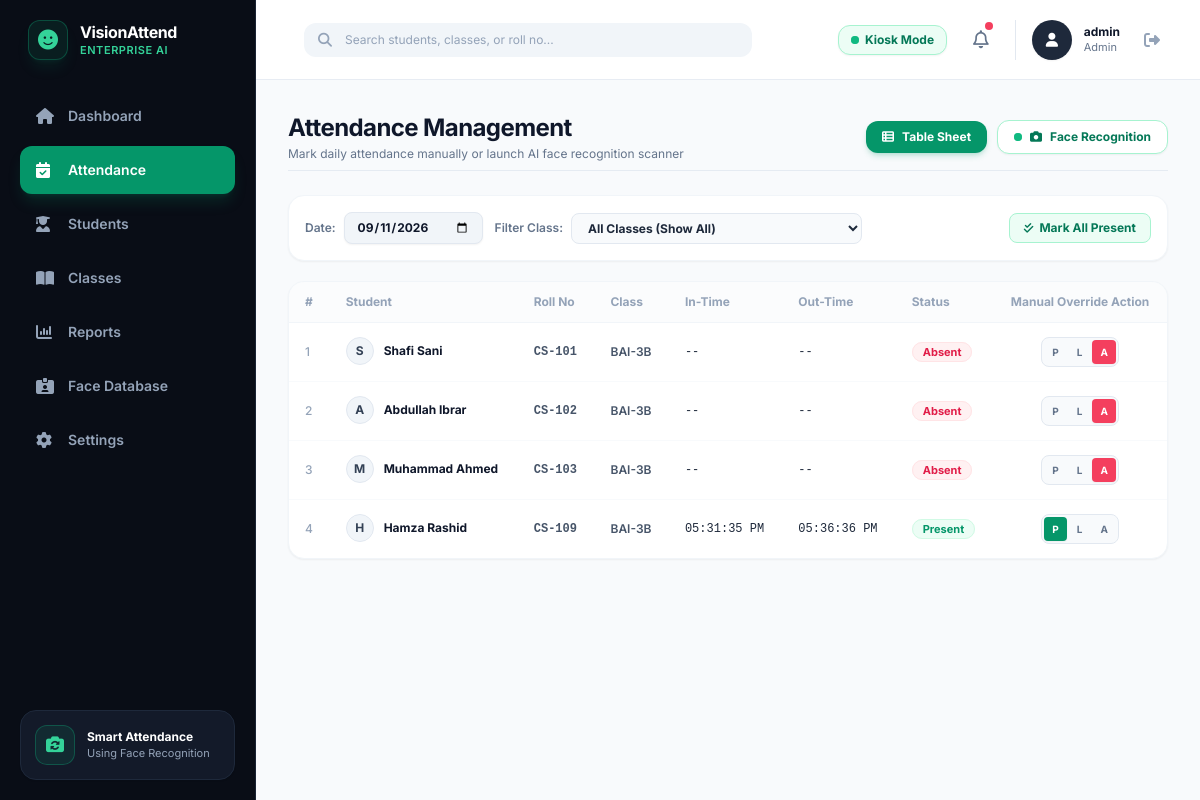
The app's page /attendance (signed in) with its own data.
### src/database.py (models this page shows, shortened)
class Student(db.Model):
    __tablename__ = 'students'
    id = db.Column(db.Integer, primary_key=True)
    student_id = db.Column(db.String(50), unique=True, nullable=False, index=True)  # e.g., "CS-001"
    name = db.Column(db.String(100), nullable=False)                                # e.g., "Ali Raza"
    department = db.Column(db.String(100), default="BCS - 1A")                      # Class / Department code
    email = db.Column(db.String(120), nullable=True)
    sample_image = db.Column(db.String(255), nullable=True)
    created_at = db.Column(db.DateTime, default=datetime.utcnow)
    attendances = db.relationship('Attendance', backref='student', lazy=True, cascade="all, delete-orphan")

class Attendance(db.Model):
    __tablename__ = 'attendance'
    id = db.Column(db.Integer, primary_key=True)
    student_id = db.Column(db.String(50), db.ForeignKey('students.student_id'), nullable=False, index=True)
    date = db.Column(db.Date, default=date.today, index=True)                       # e.g., 2026-09-09
    in_time = db.Column(db.String(20), nullable=True)                               # e.g., "10:22:15 AM"
    out_time = db.Column(db.String(20), nullable=True)                              # e.g., "01:30:10 PM"
    duration_minutes = db.Column(db.Integer, default=0)                             # Total duration in minutes
    status = db.Column(db.String(20), default="Present")                            # "Present", "Absent", "Late"
    verification_method = db.Column(db.String(50), default="Facial Recognition")
    created_at = db.Column(db.DateTime, default=datetime.utcnow)

### app.py (the view)
@app.route('/attendance')
@admin_required
def attendance():
    date_str = request.args.get('date', '').strip()
    selected_date = date.today()
    if date_str:
        try:
            selected_date = datetime.strptime(date_str, "%Y-%m-%d").date()
        except ValueError:
            pass
    all_students = Student.query.order_by(Student.student_id.asc()).all()
    all_classes = AcademicClass.query.order_by(AcademicClass.class_code.asc()).all()
    records = Attendance.query.filter_by(date=selected_date).all()
    rec_map = {r.student_id: r for r in records}
    student_attendance_list = []
    for s in all_students:
        att = rec_map.get(s.student_id)
        student_attendance_list.append({
            "student_id": s.student_id,
            "name": s.name,
            "department": s.department,
            "in_time": att.in_time if att else None,
            "out_time": att.out_time if att else None,
            "status": att.status if att else "Absent"
        })
    return render_template(
        'attendance.html',
        active_page='attendance',
        student_attendance_list=student_attendance_list,
        classes=all_classes,
        selected_date_str=selected_date.strftime("%Y-%m-%d"),
        today_str=selected_date.strftime("%d %b %Y"),
        is_today=(selected_date == date.today())
    )

### app.py (called while the page is built)
def admin_required(f):
    @wraps(f)
    def decorated_function(*args, **kwargs):
        if 'user_id' not in session:
            return redirect(url_for('login'))
        if session.get('role') != 'admin':
            flash("Unauthorized: Administrator permissions required.", "error")
            return redirect(url_for('student_dashboard'))
        return f(*args, **kwargs)
    return decorated_function

### templates/attendance.html (shortened to what this page needs)
{% extends "base.html" %}
{% block content %}
<div class="space-y-6">
    <div class="flex flex-col md:flex-row items-start md:items-center justify-between gap-4 pb-2 border-b border-slate-200/80">
        <div>
            <h1 class="text-xl sm:text-2xl font-bold text-slate-900 tracking-tight">Attendance Management</h1>
            <p class="text-xs text-slate-500 mt-0.5">Mark daily attendance manually or launch AI face recognition scanner</p>
        </div>
        <div class="flex items-center gap-2.5 w-full md:w-auto">
            <button id="tabTableBtn" onclick="switchView('table')"
                    class="flex-1 md:flex-initial px-4 py-2 text-xs font-bold rounded-xl transition-all flex items-center justify-center gap-2 bg-emerald-600 text-white shadow-md shadow-emerald-600/20">
                <i class="fa-solid fa-table-list"></i> Table Sheet
            </button>
            <button id="tabCameraBtn" onclick="switchView('camera')"
                    class="flex-1 md:flex-initial px-4 py-2 text-xs font-bold rounded-xl transition-all flex items-center justify-center gap-2 bg-white hover:bg-emerald-50 text-emerald-700 border border-emerald-200 shadow-sm hover:border-emerald-300">
                <span class="relative flex h-2 w-2">
                    <span class="relative inline-flex rounded-full h-2 w-2 bg-emerald-500"></span>
                </span>
                <i class="fa-solid fa-camera"></i> Face Recognition
            </button>
        </div>
    </div>
    <div id="tableView" class="space-y-5">
        <div class="bg-white rounded-2xl p-4 border border-slate-100 shadow-sm flex flex-col sm:flex-row items-stretch sm:items-center justify-between gap-3">
            <div class="flex flex-wrap items-center gap-3 text-xs">
                <div class="flex items-center gap-2">
                    <label for="attendanceDatePicker" class="font-semibold text-slate-500">Date:</label>
                    <input type="date" id="attendanceDatePicker" value="{{ selected_date_str }}"
                           onchange="window.location.href='{{ url_for('attendance') }}?date=' + this.value"
                           class="bg-slate-100 hover:bg-slate-200/80 border border-slate-200 rounded-lg px-3 py-1.5 text-xs text-slate-900 font-bold focus:outline-none focus:ring-2 focus:ring-emerald-500/20 cursor-pointer shadow-sm">
                </div>
                <div class="flex items-center gap-2">
                    <span class="text-slate-500 font-semibold">Filter Class:</span>
                    <select id="classFilterSelect" onchange="filterTableByClass(this.value)"
                            class="bg-slate-50 border border-slate-200 rounded-lg px-3 py-1.5 text-slate-800 font-bold focus:outline-none focus:ring-2 focus:ring-emerald-500/20 cursor-pointer">
                        <option value="ALL">All Classes (Show All)</option>
                    </select>
                </div>
            </div>
            <div class="flex items-center space-x-2">
                <form method="POST" action="{{ url_for('mark_all_manual', status='Present', date=selected_date_str) }}">
                    <button type="submit" class="px-3.5 py-1.5 bg-emerald-50 hover:bg-emerald-100 text-emerald-700 border border-emerald-200 text-xs font-bold rounded-lg transition-all flex items-center gap-1.5">
                        <i class="fa-solid fa-check-double text-[11px]"></i> Mark All Present
                    </button>
                </form>
            </div>
        </div>
        <div class="bg-white rounded-2xl border border-slate-100 shadow-sm overflow-hidden">
            <div class="overflow-x-auto">
                <table class="w-full text-left text-xs min-w-[650px]" id="attendanceTable">
                    <thead>
                        <tr class="text-slate-400 font-semibold bg-slate-50/60 border-b border-slate-100">
                            <th class="py-3 px-4">#</th>
                            <th class="py-3 px-4">Student</th>
                            <th class="py-3 px-4">Roll No</th>
                            <th class="py-3 px-4">Class</th>
                            <th class="py-3 px-4">In-Time</th>
                            <th class="py-3 px-4">Out-Time</th>
                            <th class="py-3 px-4">Status</th>
                            <th class="py-3 px-4 text-center">Manual Override Action</th>
                        </tr>
                    </thead>
                    <tbody class="divide-y divide-slate-50 text-slate-700" id="attendanceTbody">
                        {% for item in student_attendance_list %}
                        <tr class="attendance-row hover:bg-slate-50/70 transition-colors" data-class="{{ item.department }}">
                            <td class="py-3.5 px-4 text-slate-400 font-medium row-index">{{ loop.index }}</td>
                            <td class="py-3.5 px-4 font-bold text-slate-900 flex items-center gap-2.5">
                                <span class="h-7 w-7 rounded-full bg-slate-100 text-slate-700 border border-slate-200 flex items-center justify-center text-xs font-bold">{{ item.name[0] }}</span>
                                <span class="student-name-text">{{ item.name }}</span>
                            </td>
                            <td class="py-3.5 px-4 font-mono text-slate-600 font-bold">{{ item.student_id }}</td>
                            <td class="py-3.5 px-4 text-slate-600 font-semibold class-cell">{{ item.department }}</td>
                            <td class="py-3.5 px-4 font-mono text-slate-800">{{ item.in_time or '--' }}</td>
                            <td class="py-3.5 px-4 font-mono text-slate-800">{{ item.out_time or '--' }}</td>
                            <td class="py-3.5 px-4">
                                {% if item.status == 'Present' %}
                                <span class="px-2.5 py-0.5 rounded-full text-[11px] font-bold bg-emerald-50 text-emerald-600 border border-emerald-100">
                                    Present
                                </span>
                                {% elif item.status == 'Late' %}
                                <span class="px-2.5 py-0.5 rounded-full text-[11px] font-bold bg-amber-50 text-amber-600 border border-amber-100">
                                    Late
                                </span>
                                {% else %}
                                <span class="px-2.5 py-0.5 rounded-full text-[11px] font-bold bg-rose-50 text-rose-600 border border-rose-100">
                                    Absent
                                </span>
                                {% endif %}
                            </td>
                            <td class="py-3.5 px-4 text-center">
                                <div class="inline-flex rounded-lg border border-slate-200 p-0.5 bg-slate-50 space-x-0.5">
                                    <form method="POST" action="{{ url_for('manual_mark_student', student_id=item.student_id, status='Present', date=selected_date_str) }}" class="inline">
                                        <button type="submit" title="Mark Present"
                                                class="px-2 py-1 rounded text-[10px] font-bold transition-colors {% if item.status == 'Present' %}bg-emerald-600 text-white shadow-sm{% else %}text-slate-500 hover:text-emerald-600 hover:bg-emerald-50{% endif %}">
                                            P
                                        </button>
                                    </form>
                                    <form method="POST" action="{{ url_for('manual_mark_student', student_id=item.student_id, status='Late', date=selected_date_str) }}" class="inline">
                                        <button type="submit" title="Mark Late"
                                                class="px-2 py-1 rounded text-[10px] font-bold transition-colors {% if item.status == 'Late' %}bg-amber-500 text-white shadow-sm{% else %}text-slate-500 hover:text-amber-600 hover:bg-amber-50{% endif %}">
                                            L
                                        </button>
                                    </form>
                                    <form method="POST" action="{{ url_for('manual_mark_student', student_id=item.student_id, status='Absent', date=selected_date_str) }}" class="inline">
                                        <button type="submit" title="Mark Absent"
                                                class="px-2 py-1 rounded text-[10px] font-bold transition-colors {% if item.status == 'Absent' %}bg-rose-500 text-white shadow-sm{% else %}text-slate-500 hover:text-rose-600 hover:bg-rose-50{% endif %}">
                                            A
                                        </button>
                                    </form>
                                </div>
                            </td>
                        </tr>
                        {% endfor %}
                    </tbody>
                </table>
            </div>
        </div>
    </div>
</div>
{% endblock %}

### static/css/styles.css (style rules this page uses)
body { background-color: #0b1120; font-family: -apple-system, BlinkMacSystemFont, "Segoe UI", Roboto, Helvetica, Arial, sans-serif; }

### records on screen
Student: name "S", name "Shafi Sani", student_id "CS-101", department "BAI-3B", in_time "--", out_time "--", shows "Absent"
Student: name "A", name "Abdullah Ibrar", student_id "CS-102", department "BAI-3B", in_time "--", out_time "--", shows "Absent"
Student: name "M", name "Muhammad Ahmed", student_id "CS-103", department "BAI-3B", in_time "--", out_time "--", shows "Absent"
Student: name "H", name "Hamza Rashid", student_id "CS-109", department "BAI-3B"
Attendance: in_time "05:31:35 PM", out_time "05:36:36 PM"

### other values on screen
{{ session.get('username', 'Admin') }} "admin"
{{ session.get('role', 'Administrator') }} "Admin"
